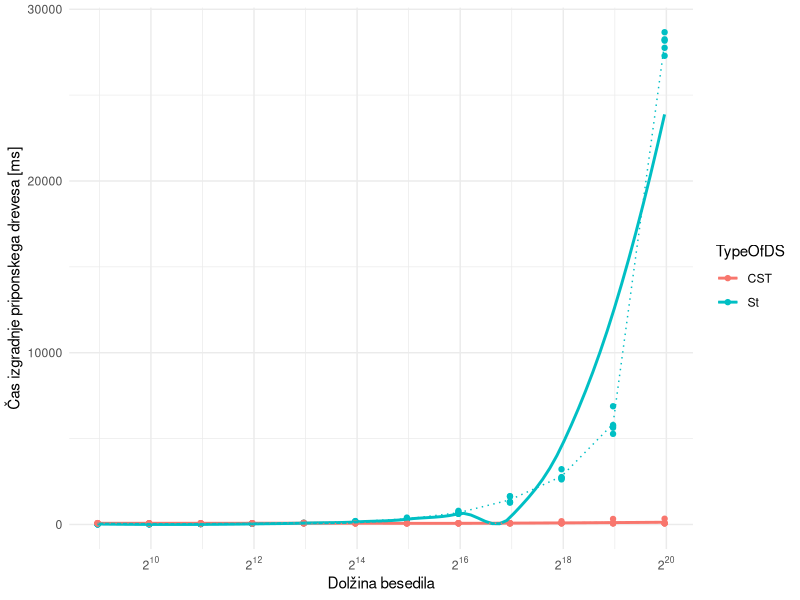
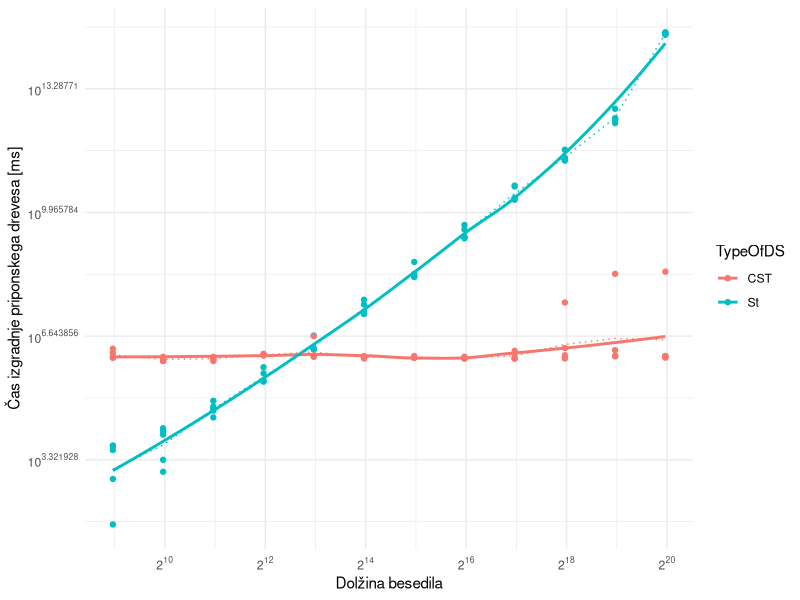
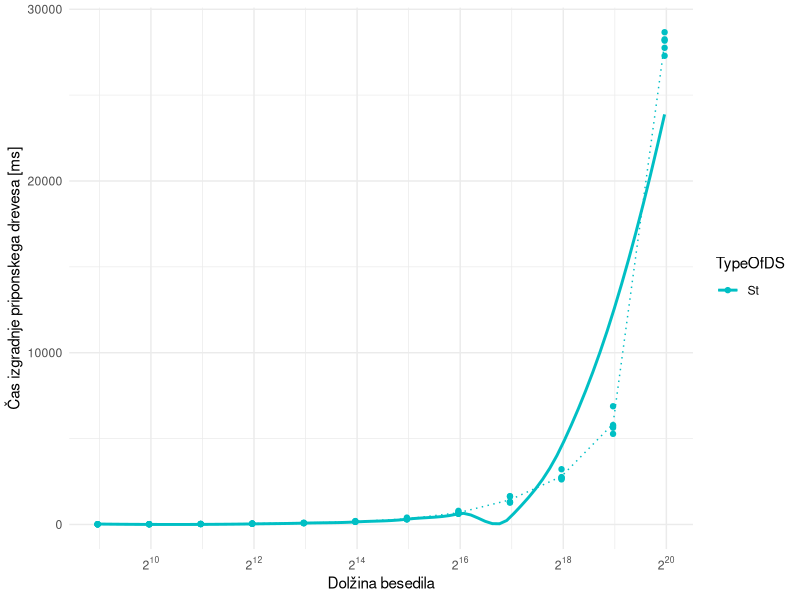
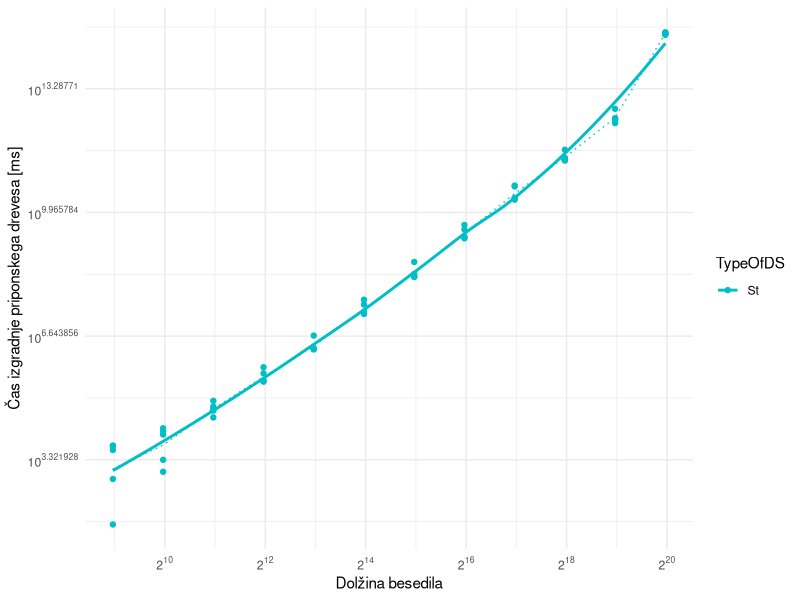
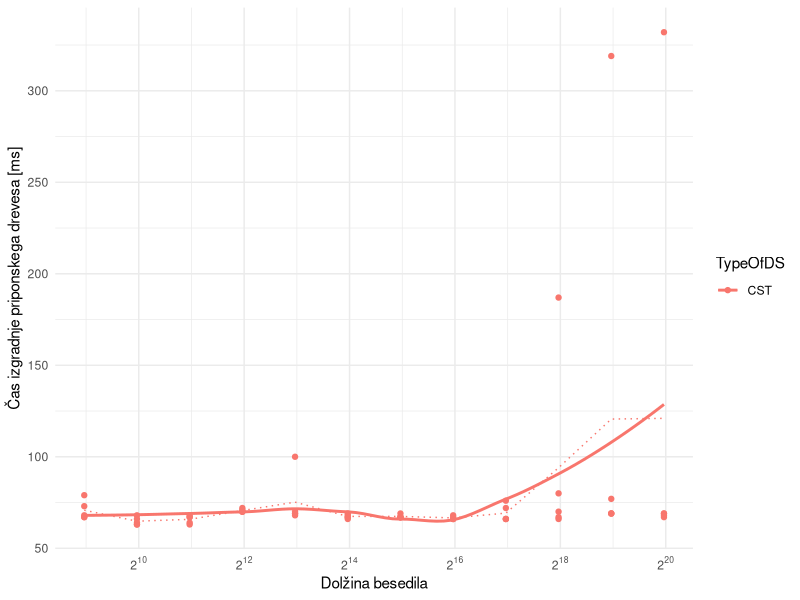
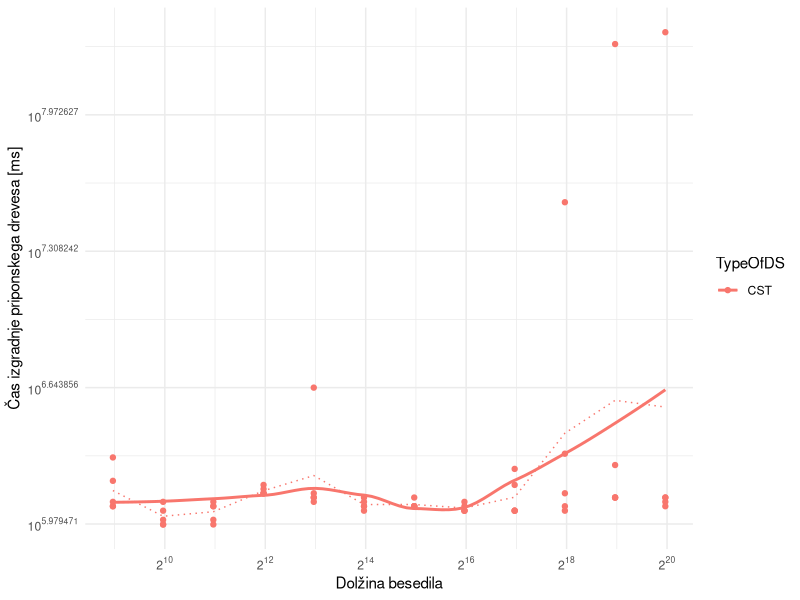
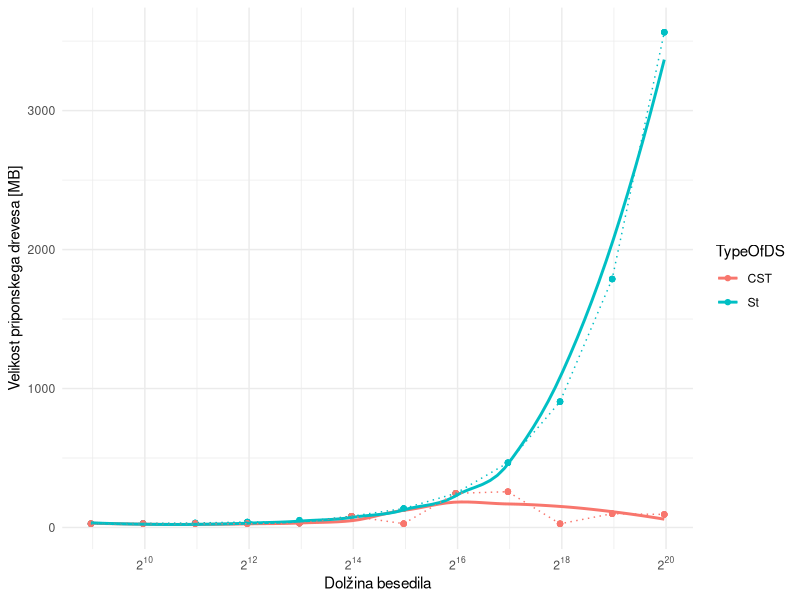
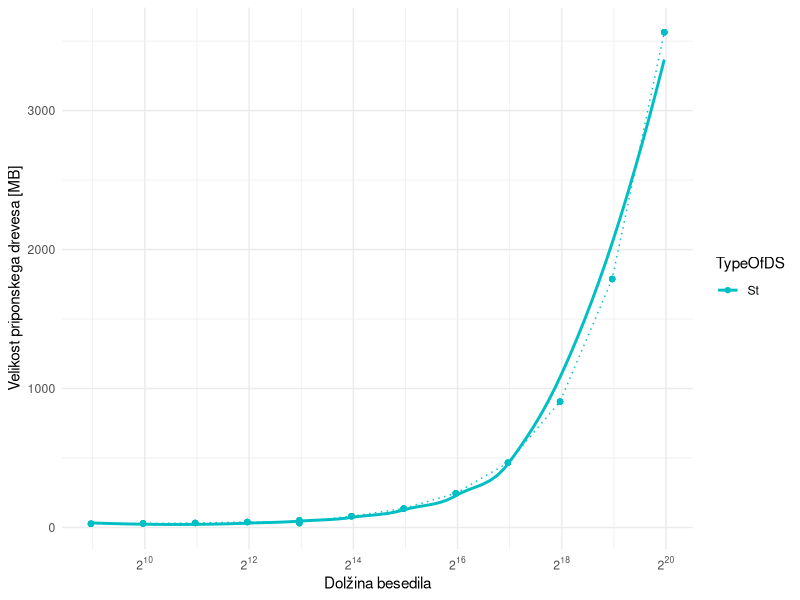

These figures' R source, in order:
library(tidyverse)
library(scales)
data<- read.csv("rezNovPc.csv")


#Izgradnja drevesa
data%>% ggplot()+
  aes(x=SizeRun,y=Time,color=TypeOfDS)+
  geom_point()+
  geom_smooth(se=F)+stat_summary(fun=mean,geom = 'line',linetype = 'dotted')+
  theme_minimal()+
  #scale_color_manual(values=c("#00BFC4"))+
  scale_x_continuous(trans = log2_trans(), breaks = trans_breaks("log2", function(x) 2^x),
                     labels = trans_format("log2", math_format(2^.x)))+
  #scale_y_continuous(trans = log10_trans(), breaks = trans_breaks("log10", function(x) 10^x),
  #                  labels = trans_format("log2", math_format(10^.x)))+
  labs(y="Čas izgradnje priponskega drevesa [ms]",x="Dolžina besedila")
ggsave("./Img/izgradnjaDrecvesaNovPC.png")

data%>% ggplot()+
  aes(x=SizeRun,y=Time,color=TypeOfDS)+
  geom_point()+
  geom_smooth(se=F)+stat_summary(fun=mean,geom = 'line',linetype = 'dotted')+
  theme_minimal()+
  #scale_color_manual(values=c("#00BFC4"))+
  scale_x_continuous(trans = log2_trans(), breaks = trans_breaks("log2", function(x) 2^x),
                     labels = trans_format("log2", math_format(2^.x)))+
  scale_y_continuous(trans = log10_trans(), breaks = trans_breaks("log10", function(x) 10^x),
                     labels = trans_format("log2", math_format(10^.x)))+
  labs(y="Čas izgradnje priponskega drevesa [ms]",x="Dolžina besedila")
ggsave("./Img/izgradnjaDrecvesaNovPCzylog.png")

data %>% filter(TypeOfDS=="St")%>% ggplot()+
  aes(x=SizeRun,y=Time,color=TypeOfDS)+
  geom_point()+
  geom_smooth(se=F)+stat_summary(fun=mean,geom = 'line',linetype = 'dotted')+
  theme_minimal()+
  scale_color_manual(values=c("#00BFC4"))+
  scale_x_continuous(trans = log2_trans(), breaks = trans_breaks("log2", function(x) 2^x),
                     labels = trans_format("log2", math_format(2^.x)))+
  #scale_y_continuous(trans = log10_trans(), breaks = trans_breaks("log10", function(x) 10^x),
  #                  labels = trans_format("log2", math_format(10^.x)))+
  labs(y="Čas izgradnje priponskega drevesa [ms]",x="Dolžina besedila")
ggsave("./Img/izgradnjaDrecvesaNovPCST.png") 

data %>% filter(TypeOfDS=="St")%>% ggplot()+
  aes(x=SizeRun,y=Time,color=TypeOfDS)+
  geom_point()+
  geom_smooth(se=F)+stat_summary(fun=mean,geom = 'line',linetype = 'dotted')+
  theme_minimal()+
  scale_color_manual(values=c("#00BFC4"))+
  scale_x_continuous(trans = log2_trans(), breaks = trans_breaks("log2", function(x) 2^x),
                     labels = trans_format("log2", math_format(2^.x)))+
  scale_y_continuous(trans = log10_trans(), breaks = trans_breaks("log10", function(x) 10^x),
                     labels = trans_format("log2", math_format(10^.x)))+
  labs(y="Čas izgradnje priponskega drevesa [ms]",x="Dolžina besedila")
ggsave("./Img/izgradnjaDrecvesaNovPCSTylog.png") 

data %>% filter(TypeOfDS=="CST")%>% ggplot()+
  aes(x=SizeRun,y=Time,color=TypeOfDS)+
  geom_point()+
  geom_smooth(se=F)+stat_summary(fun=mean,geom = 'line',linetype = 'dotted')+
  theme_minimal()+
  #scale_color_manual(values=c("#00BFC4"))+
  scale_x_continuous(trans = log2_trans(), breaks = trans_breaks("log2", function(x) 2^x),
                     labels = trans_format("log2", math_format(2^.x)))+
  #scale_y_continuous(trans = log10_trans(), breaks = trans_breaks("log10", function(x) 10^x),
  #                   labels = trans_format("log2", math_format(10^.x)))+
  labs(y="Čas izgradnje priponskega drevesa [ms]",x="Dolžina besedila")
ggsave("./Img/izgradnjaDrecvesaNovPCCST.png")

data %>% filter(TypeOfDS=="CST")%>% ggplot()+
  aes(x=SizeRun,y=Time,color=TypeOfDS)+
  geom_point()+
  geom_smooth(se=F)+stat_summary(fun=mean,geom = 'line',linetype = 'dotted')+
  theme_minimal()+
  #scale_color_manual(values=c("#00BFC4"))+
  scale_x_continuous(trans = log2_trans(), breaks = trans_breaks("log2", function(x) 2^x),
                     labels = trans_format("log2", math_format(2^.x)))+
  scale_y_continuous(trans = log10_trans(), breaks = trans_breaks("log10", function(x) 10^x),
                     labels = trans_format("log2", math_format(10^.x)))+
  labs(y="Čas izgradnje priponskega drevesa [ms]",x="Dolžina besedila")
ggsave("./Img/izgradnjaDrecvesaNovPCCSTylog.png")


# Velikost drevesa

data %>% ggplot()+
  aes(x=SizeRun,y=SizeInBytes,color=TypeOfDS)+
  geom_point()+
  geom_smooth(se=F)+stat_summary(fun=mean,geom = 'line',linetype = 'dotted')+
  theme_minimal()+   
  #scale_color_manual(values=c("#00BFC4"))+
  scale_x_continuous(trans = log2_trans(), breaks = trans_breaks("log2", function(x) 2^x),
                     labels = trans_format("log2", math_format(2^.x)))+
  labs(y="Velikost priponskega drevesa [MB]",x="Dolžina besedila")
ggsave("./Img/velikostDrecvesaNovPC.png", bg="white")

data %>% filter(TypeOfDS=="St") %>% ggplot()+
  aes(x=SizeRun,y=SizeInBytes,color=TypeOfDS)+
  geom_point()+
  geom_smooth(se=F)+stat_summary(fun=mean,geom = 'line',linetype = 'dotted')+
  theme_minimal()+   
  scale_color_manual(values=c("#00BFC4"))+
  scale_x_continuous(trans = log2_trans(), breaks = trans_breaks("log2", function(x) 2^x),
                     labels = trans_format("log2", math_format(2^.x)))+
  labs(y="Velikost priponskega drevesa [MB]",x="Dolžina besedila")
ggsave("./Img/velikostDrecvesaNovPCST.png", bg="white")


data%>% filter(TypeOfDS=="CST")%>% ggplot()+
  aes(x=SizeRun,y=SizeInBytes,color=TypeOfDS)+
  geom_point()+
  geom_smooth(se=F)+stat_summary(fun=mean,geom = 'line',linetype = 'dotted')+
  theme_minimal()+   
  #scale_color_manual(values=c("#00BFC4"))+
  scale_x_continuous(trans = log2_trans(), breaks = trans_breaks("log2", function(x) 2^x),
                     labels = trans_format("log2", math_format(2^.x)))+
  labs(y="Velikost priponskega drevesa [MB]",x="Dolžina besedila")
ggsave("./Img/velikostDrecvesaNovPCCST.png", bg="white")

#Iskanje vzorca dolžine 5
data %>% ggplot()+
  aes(x=SizeRun,y=tFind5,color=TypeOfDS)+
  geom_point()+
  geom_smooth(se=F)+stat_summary(fun=mean,geom = 'line',linetype = 'dotted')+
  theme_minimal()+   #scale_color_manual(values=c("#00BFC4"))+
  scale_x_continuous(trans = log2_trans(), breaks = trans_breaks("log2", function(x) 2^x),
                     labels = trans_format("log2", math_format(2^.x)))+
  labs(y="Čas iskanja vzorca dolžine 5 [ns]",x="Dolžina besedila")
ggsave("./Img/iskanje5NovPC.png", bg="white")

data %>% filter(TypeOfDS=="St") %>% ggplot()+
  aes(x=SizeRun,y=tFind5,color=TypeOfDS)+
  geom_point()+
  geom_smooth(se=F)+stat_summary(fun=mean,geom = 'line',linetype = 'dotted')+
  theme_minimal()+
  scale_color_manual(values=c("#00BFC4"))+
  scale_x_continuous(trans = log2_trans(), breaks = trans_breaks("log2", function(x) 2^x),
                     labels = trans_format("log2", math_format(2^.x)))+
  labs(y="Čas iskanja vzorca dolžine 5 [ns]",x="Dolžina besedila")
ggsave("./Img/iskanje5NovPCST.png", bg="white")

data%>% filter(TypeOfDS=="CST") %>% ggplot()+
  aes(x=SizeRun,y=tFind5,color=TypeOfDS)+
  geom_point()+
  geom_smooth(se=F)+stat_summary(fun=mean,geom = 'line',linetype = 'dotted')+
  theme_minimal()+   #scale_color_manual(values=c("#00BFC4"))+
  scale_x_continuous(trans = log2_trans(), breaks = trans_breaks("log2", function(x) 2^x),
                     labels = trans_format("log2", math_format(2^.x)))+
  labs(y="Čas iskanja vzorca dolžine 5 [ns]",x="Dolžina besedila")
ggsave("./Img/iskanje5NovPCCST.png", bg="white")

#Iskanje vzorca dolžine 50

data  %>% ggplot()+
  aes(x=SizeRun,y=tFind50,color=TypeOfDS)+
  geom_point()+
  geom_smooth(se=F)+stat_summary(fun=mean,geom = 'line',linetype = 'dotted')+
  theme_minimal()+   #scale_color_manual(values=c("#00BFC4"))+
  scale_x_continuous(trans = log2_trans(), breaks = trans_breaks("log2", function(x) 2^x),
                     labels = trans_format("log2", math_format(2^.x)))+
  labs(y="Čas iskanja vzorca dolžine 50 [ns]",x="Dolžina besedila")
ggsave("./Img/iskanje50NovPc.png", bg="white")

data %>% filter(TypeOfDS=="St") %>% ggplot()+
  aes(x=SizeRun,y=tFind50,color=TypeOfDS)+
  geom_point()+
  geom_smooth(se=F)+stat_summary(fun=mean,geom = 'line',linetype = 'dotted')+
  theme_minimal()+
  scale_color_manual(values=c("#00BFC4"))+
  scale_x_continuous(trans = log2_trans(), breaks = trans_breaks("log2", function(x) 2^x),
                     labels = trans_format("log2", math_format(2^.x)))+
  labs(y="Čas iskanja vzorca dolžine 50 [ns]",x="Dolžina besedila")
ggsave("./Img/iskanje50NovPcST.png", bg="white")

data %>% filter(TypeOfDS=="CST") %>% ggplot()+
  aes(x=SizeRun,y=tFind50,color=TypeOfDS)+
  geom_point()+
  geom_smooth(se=F)+stat_summary(fun=mean,geom = 'line',linetype = 'dotted')+
  theme_minimal()+   #scale_color_manual(values=c("#00BFC4"))+
  scale_x_continuous(trans = log2_trans(), breaks = trans_breaks("log2", function(x) 2^x),
                     labels = trans_format("log2", math_format(2^.x)))+
  labs(y="Čas iskanja vzorca dolžine 50 [ns]",x="Dolžina besedila")
ggsave("./Img/iskanje50NovPcCST.png", bg="white")

#Iskanje vzorca dolžine 500

data %>% ggplot()+
  aes(x=SizeRun,y=tFind500,color=TypeOfDS)+
  geom_point()+
  geom_smooth(se=F)+stat_summary(fun=mean,geom = 'line',linetype = 'dotted')+
  theme_minimal()+   #scale_color_manual(values=c("#00BFC4"))+
  scale_x_continuous(trans = log2_trans(), breaks = trans_breaks("log2", function(x) 2^x),
                     labels = trans_format("log2", math_format(2^.x)))+
  labs(y="Čas iskanja vzorca dolžine 500 [ns]",x="Dolžina besedila")
ggsave("./Img/iskanje20ST.png", bg="white")

data %>% filter(TypeOfDS=="St") %>% ggplot()+
  aes(x=SizeRun,y=tFind500,color=TypeOfDS)+
  geom_point()+
  geom_smooth(se=F)+stat_summary(fun=mean,geom = 'line',linetype = 'dotted')+
  theme_minimal()+
  scale_color_manual(values=c("#00BFC4"))+
  scale_x_continuous(trans = log2_trans(), breaks = trans_breaks("log2", function(x) 2^x),
                     labels = trans_format("log2", math_format(2^.x)))+
  labs(y="Čas iskanja vzorca dolžine 500 [ns]",x="Dolžina besedila")
ggsave("./Img/iskanje20ST.png", bg="white")

data %>% filter(TypeOfDS=="CST") %>% ggplot()+
  aes(x=SizeRun,y=tFind500,color=TypeOfDS)+
  geom_point()+
  geom_smooth(se=F)+stat_summary(fun=mean,geom = 'line',linetype = 'dotted')+
  theme_minimal()+   #scale_color_manual(values=c("#00BFC4"))+
  scale_x_continuous(trans = log2_trans(), breaks = trans_breaks("log2", function(x) 2^x),
                     labels = trans_format("log2", math_format(2^.x)))+
  labs(y="Čas iskanja vzorca dolžine 500 [ns]",x="Dolžina besedila")
ggsave("./Img/iskanje20ST.png", bg="white")

#Iskanje vzorca dolžine logartem besedila

data %>% ggplot()+
  aes(x=SizeRun,y=tFindLog,color=TypeOfDS)+
  geom_point()+
  geom_smooth(se=F)+stat_summary(fun=mean,geom = 'line',linetype = 'dotted')+
  theme_minimal()+   #scale_color_manual(values=c("#00BFC4"))+
  scale_x_continuous(trans = log2_trans(), breaks = trans_breaks("log2", function(x) 2^x),
                     labels = trans_format("log2", math_format(2^.x)))+
  labs(y="Čas iskanja vzorca dolžine log(n) [ns]",x="Dolžina besedila")
ggsave("./Img/iskanjeLog.png", bg="white")

data %>% filter(TypeOfDS=="St") %>% ggplot()+
  aes(x=SizeRun,y=tFindLog,color=TypeOfDS)+
  geom_point()+
  geom_smooth(se=F)+stat_summary(fun=mean,geom = 'line',linetype = 'dotted')+
  theme_minimal()+
  scale_color_manual(values=c("#00BFC4"))+
  scale_x_continuous(trans = log2_trans(), breaks = trans_breaks("log2", function(x) 2^x),
                     labels = trans_format("log2", math_format(2^.x)))+
  labs(y="Čas iskanja vzorca dolžine log(n) [ns]",x="Dolžina besedila")
ggsave("./Img/iskanjeLogST.png", bg="white")

data %>% filter(TypeOfDS=="CST") %>% ggplot()+
  aes(x=SizeRun,y=tFindLog,color=TypeOfDS)+
  geom_point()+
  geom_smooth(se=F)+stat_summary(fun=mean,geom = 'line',linetype = 'dotted')+
  theme_minimal()+   #scale_color_manual(values=c("#00BFC4"))+
  scale_x_continuous(trans = log2_trans(), breaks = trans_breaks("log2", function(x) 2^x),
                     labels = trans_format("log2", math_format(2^.x)))+
  labs(y="Čas iskanja vzorca dolžine log(n) [ns]",x="Dolžina besedila")
ggsave("./Img/iskanjeLogCST.png", bg="white")
